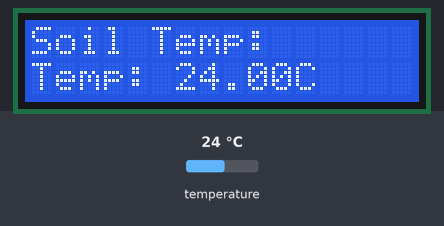
The sketch below on a simulated Arduino Uno, built with avr-gcc and run on an emulated ATmega328P. On the bench: 16×2 character LCD. The inputs (shaded band) are chosen by the test bench; at power-on: temperature 24 °C. What the sketch prints to the serial monitor is not drawn.

Above: at 1.2 s.
1.3 s: temperature set to 12 °C
At 3.4 s:
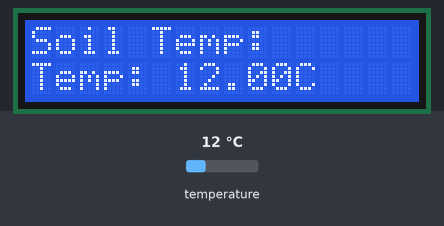
4.1 s: temperature set to 19 °C
At 4.8 s:
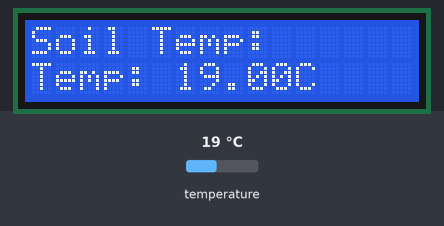
6.6 s: temperature set to 28 °C
At 8.8 s:
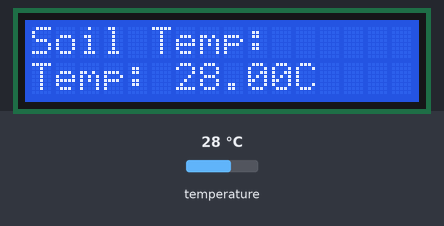
Timing chart, 0 to 10.3 s (numbered marks = the images above; inputs shaded):
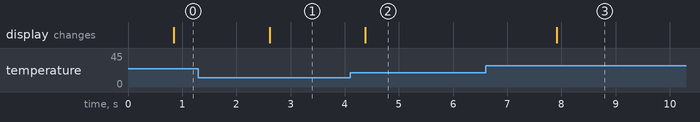

The sketch:

SoilTemperatureReadings.ino
```cpp
#include <OneWire.h>
#include <DallasTemperature.h>
#include <LiquidCrystal.h>

#define ONE_WIRE_BUS 2 // Data pin for DS18B20

OneWire oneWire(ONE_WIRE_BUS);
DallasTemperature sensors(&oneWire);

// Initialize the LCD library with the numbers of the interface pins
const int rs = 12, en = 11, d4 = 5, d5 = 4, d6 = 6, d7 = 3;
LiquidCrystal lcd(rs, en, d4, d5, d6, d7);

void setup() {
  // Start serial communication
  Serial.begin(9600);

  // Start DS18B20 temperature sensor
  sensors.begin();

  // Set up the LCD's number of columns and rows:
  lcd.begin(16, 2);

  // Print a message to the LCD.
  lcd.print("Soil Temp:");
}

void loop() {
  // Request temperature readings from DS18B20
  sensors.requestTemperatures();

  // Read temperature from DS18B20 in Celsius
  float temperatureC = sensors.getTempCByIndex(0);

  // If the temperature is valid
  if (temperatureC != DEVICE_DISCONNECTED_C) {
    // Print temperature to serial monitor
    Serial.print("Temperature: ");
    Serial.print(temperatureC);
    Serial.println(" °C");

    // Print temperature to LCD
    lcd.setCursor(0, 1);
    lcd.print("Temp: ");
    lcd.print(temperatureC);
    lcd.print("C      ");
  } else {
    // Print error message if temperature reading failed
    Serial.println("Error: Could not read temperature");
    lcd.clear();
    lcd.print("Error: Temp");
  }

  // Wait for a moment before taking the next reading
  delay(1000);
}
```

Measured:
- after the input at 1.3 s, the display: changes after 1.3 s (image 1)
- after the input at 4.1 s, the display: changes after 0.28 s (image 2)
- after the input at 6.6 s, the display: changes after 1.3 s (image 3)
